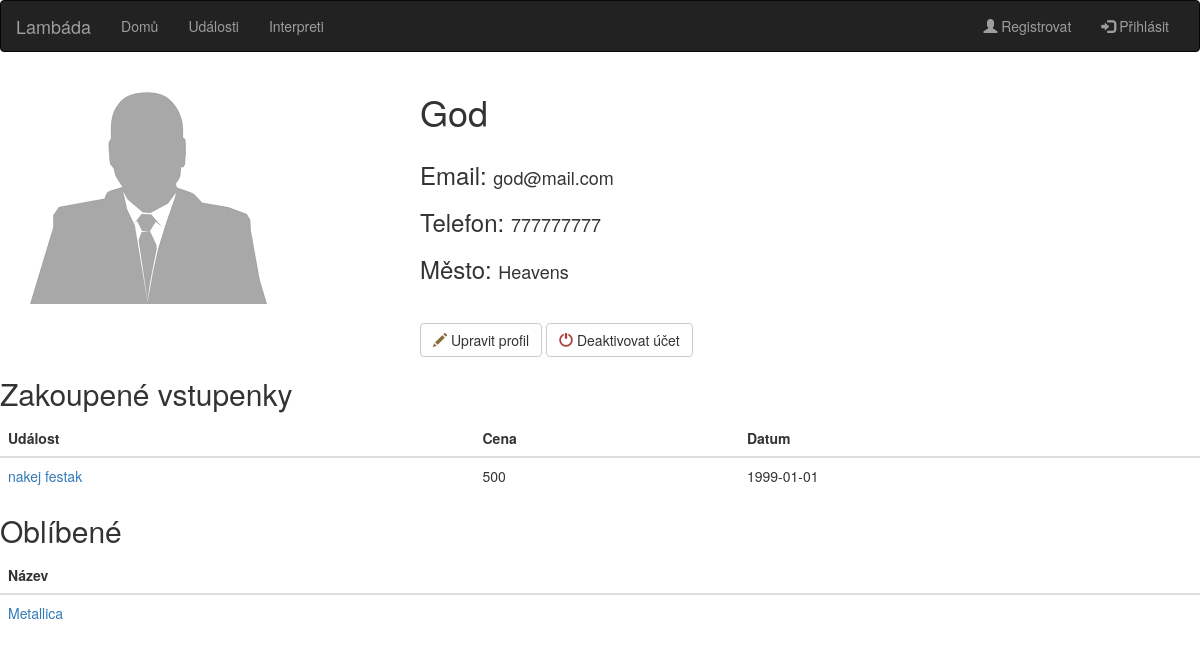
/profil.php?login=Admin, run on an earlier commit of the app's database.
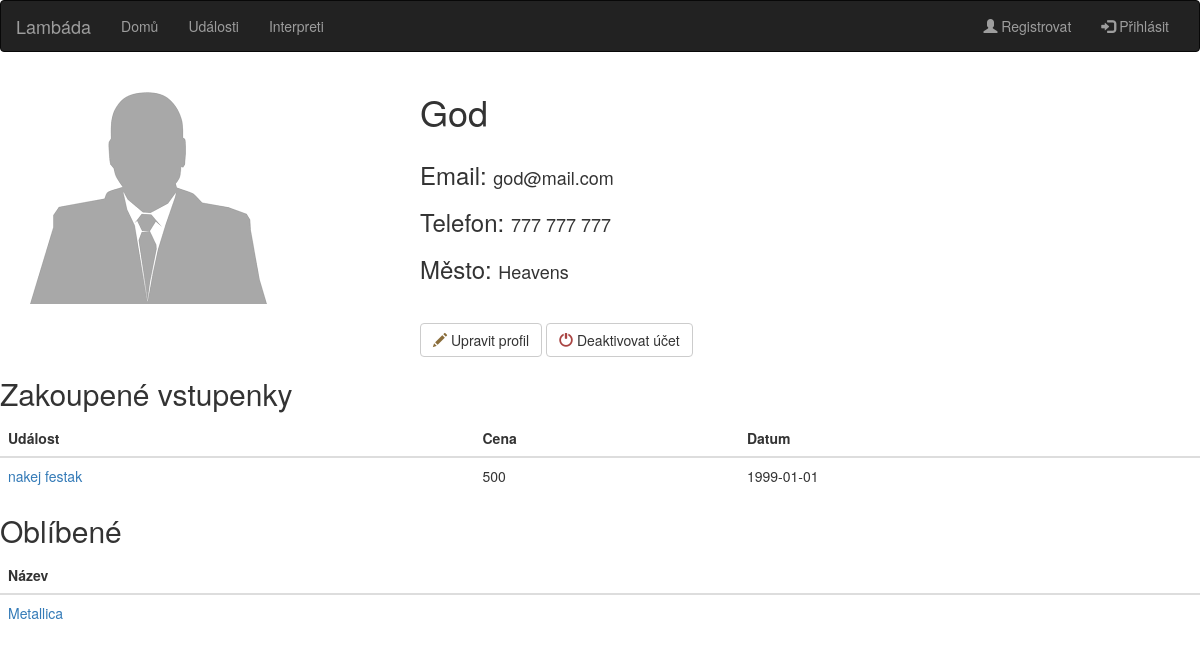
And on a later commit of the database.
### tables this page shows
CREATE TABLE uzivatel (
  login VARCHAR(30) NOT NULL,
  heslo VARCHAR(30) NOT NULL, 
  jmeno VARCHAR(50) NOT NULL,
  mesto VARCHAR(30),
  email VARCHAR(50) NOT NULL,
  tel_cislo VARCHAR(20),
  prava VARCHAR(10) DEFAULT 'user'
);

CREATE TABLE vstupenka (
  cislo_vstup INTEGER NOT NULL AUTO_INCREMENT, 
  cena INTEGER,
  login CHAR(11) NOT NULL, 
  typ VARCHAR(10) NOT NULL,
  udalost VARCHAR(50),
  dat_zac DATE,
  PRIMARY KEY (cislo_vstup)
);

CREATE TABLE oblibenec (
  login CHAR(11),
  interpret VARCHAR(50)
);

### profil.php (the view, shortened to what this page needs)
<!DOCTYPE html>
<html>
	<head>
		<link rel="stylesheet" href="https://maxcdn.bootstrapcdn.com/bootstrap/3.3.7/css/bootstrap.min.css">
		<link rel="stylesheet" href="style.css">
	</head>
	<body>
		<?php include 'database.php'; ?>
		<nav class="navbar navbar-inverse">
			<div class="container-fluid">
				<div class="navbar-header">
					<a class="navbar-brand" href="index.php">Lambáda</a>
				</div>
				<div class="collapse navbar-collapse" id="myNavbar">
					<ul class="nav navbar-nav">
						<li><a href="index.php">Domů</a></li>
						<li><a href="udalosti.php">Události</a></li>
						<li><a href="interpreti.php">Interpreti</a></li>
					</ul>
					<ul class="nav navbar-nav navbar-right <?php if (isset($_SESSION['uzivatel'])) echo hidden?>">
						<li><a href="registration.php"><span class="glyphicon glyphicon-user"></span> Registrovat</a></li>
						<li><a href="#" data-toggle="popover" title="Přihlášení" data-placement="bottom" data-html="true" data-content='<?=$loginForm?>'><span class="glyphicon glyphicon-log-in"></span> Přihlásit</a></li>
					</ul>
				</div>
			</div>
		</nav>
		<?php
			$sql = "SELECT * FROM uzivatel WHERE login = '".$_GET["login"]."'";
			$result = $conn->query($sql);
			$row = $result->fetch_assoc();
			$majitel = $row['login'];
		?>
			<div class='container'>
				<div class='row'>
					<div class='col-12 col-md-4'>
						<br>
						<img src='images/generic.png' class='profile_pic' class='img-responsive'>
						<br>
					</div>
					<div class='col-12 col-md-6'>
						<?php if(!isset($_POST['edit'])){
							echo "<h1>" .$row["jmeno"]. "</h1>";
						}
						?>
						<br>
						<?php if (!isset($_POST['edit'])){
								echo "<h3>Email: </h3><h4>" .$row["email"]. "</h4>";
								echo "<br><br>";
								echo "<h3>Telefon: </h3><h4>" .$row["tel_cislo"]. "</h4>";
								echo "<br><br>";
								echo "<h3>Město: </h3><h4>" .$row["mesto"]. "</h4>";
							}
						?>
						<br><br><br>
						<?php if (!isset($_POST['edit'])) { ?>
						<form action='' method='post'><button type='submit' name='edit' value='true' class='btn btn-default'><span class="glyphicon glyphicon-pencil text-warning"></span> Upravit profil</button>
						<form action='' method='post'><button type='submit' name='remove' value=<?php echo $row["login"];?> class='btn btn-default'><span class='glyphicon glyphicon-off text-danger'></span> Deaktivovat účet</button>
						<? } ?>
					</div>
				</div>
			</div>
		<h2>Zakoupené vstupenky</h2>
		<table class='table table-hover'>
			<thead><tr><th>Událost</th><th>Cena</th><th>Datum</th></tr></thead>
			<?php
				$sql = "SELECT * FROM vstupenka WHERE login='".$majitel."'";
				$result = $conn->query($sql);
				if ($result->num_rows > 0) {
			?>
			<tbody>
				<?while($row = $result->fetch_assoc()) {?>
				<tr>
					<td><a href = "udalost.php?jmeno=<?echo $row['udalost']?>" > <?echo $row["udalost"]?> </a></td>
					<td><?echo $row["cena"]?></td>
					<td><?echo $row["dat_zac"]?></td>
				</tr>
				<?}?>
				<?}?>
			</tbody>
		</table>
		<h2>Oblíbené</h2>
		<table class='table table-hover'>
			<thead><tr><th>Název</th></tr></thead>
			<?php
				$sql = "SELECT * FROM oblibenec WHERE login='".$majitel."'";
				$result = $conn->query($sql);
				if ($result->num_rows > 0) {
			?>
			<tbody>
				<?while($row = $result->fetch_assoc()) {?>
				<tr>
					<td><a href = "kapela.php?jmeno=<?echo $row['interpret']?>" > <?echo $row["interpret"]?> </a></td>
				</tr>
				<?}?>
				<?}?>
			</tbody>
		</table>
	</body>
</html>

### database.php (shortened to what this page needs)
<html>
	<head>
	</head>
	<body>
		<?php
			$loginFail = "false";
			if ($loginFail == "true"){
				$loginForm = '<div class="container">
							<form action='.$_SERVER["PHP_SELF"].' class="form-horizontal" method="post">
								<div class="form-group row">
									<label class="col-sm-2" for="username">Login:</label>
								</div>
								<div class="form-group row">
									<div class="col-sm-2">
										<input type="text" class="form-control" id="login" name="login" required>
									</div>
								</div>
								<div class="form-group row">
									<label class="col-sm-2" for="pwd">Heslo:</label>
								</div>
								<div class="form-group row">
									<div class="col-sm-2">
										<input type="password" class="form-control" id="pwdlogin" name="pwdlogin" required>
									</div>
								</div>
								<div class="form-grouop row">
									<div class="col-sm-10">
										<label class="text-danger" id="loginLabel">Špatné přihlašovací údaje!</label>
									</div>
								</div>
								<div class="form-group row">
									<div class="col-sm-10">
										<button type="submit" class="btn btn-default" name="loginBtn">Přihlásit</button>
									</div>
								</div>
							</form>
						</div>';
			} else {
				$loginForm = '<div class="container">
							<form action='.$_SERVER["PHP_SELF"].' class="form-horizontal" method="post">
								<div class="form-group row">
									<label class="col-sm-2" for="username">Login:</label>
								</div>
								<div class="form-group row">
									<div class="col-sm-2">
										<input type="text" class="form-control" id="login" name="login" required>
									</div>
								</div>
								<div class="form-group row">
									<label class="col-sm-2" for="pwd">Heslo:</label>
								</div>
								<div class="form-group row">
									<div class="col-sm-2">
										<input type="password" class="form-control" id="pwdlogin" name="pwdlogin" required>
									</div>
								</div>
								<div class="form-group row">
									<div class="col-sm-10">
										<button type="submit" class="btn btn-default" name="loginBtn">Přihlásit</button>
									</div>
								</div>
							</form>
						</div>';
			}
		?>
	</body>
</html>

### style.css (style rules this page uses)
.profile_pic { max-height: 250px; }
h3, h4 { display:inline; }

What changed in the data, as far as the page shows it:
changed uzivatel "God": tel_cislo "777777777" → "777 777 777"
